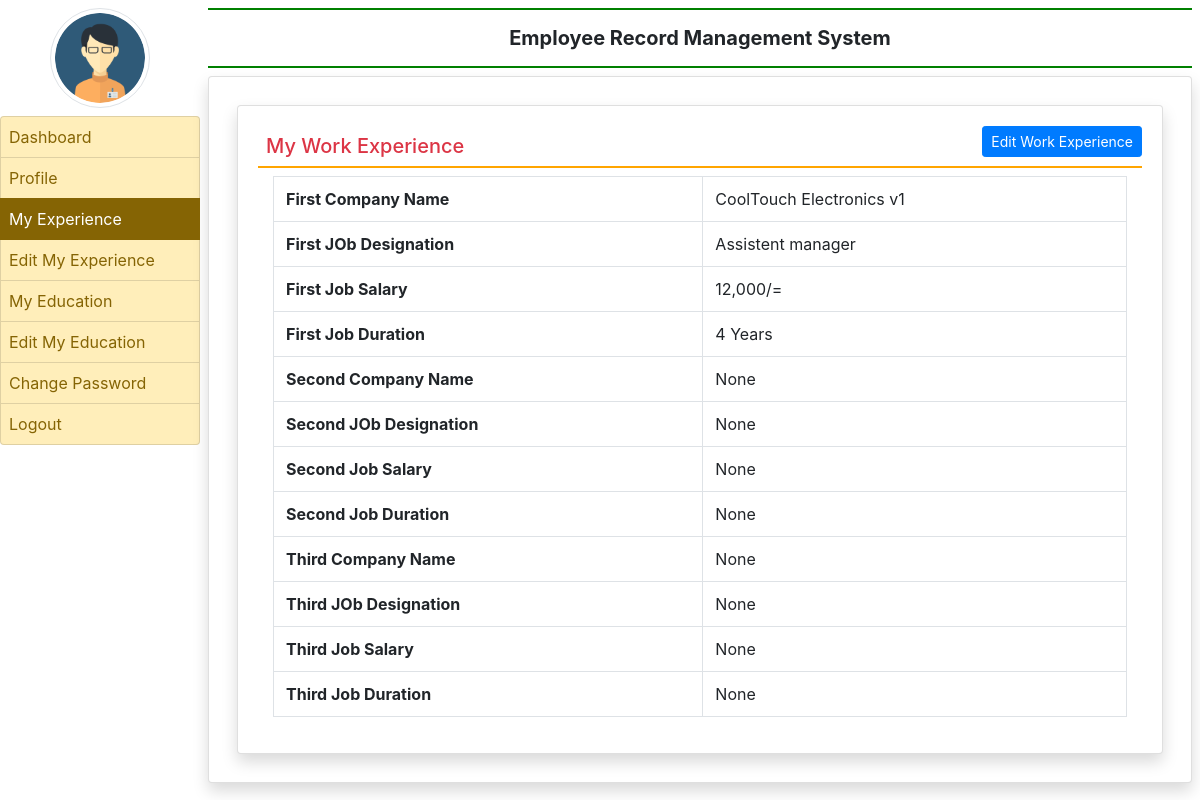
Screenshot of /my_experience/ (signed in) with the database file from the repository.
### employee/models.py (models this page shows, shortened)
class EmployeeExperience(models.Model):
    user = models.ForeignKey(User, on_delete=models.CASCADE)
    company1name = models.CharField(max_length=100, null=True)
    company1desig = models.CharField(max_length=100, null=True)
    company1salary = models.CharField(max_length=100, null=True)
    company1duration = models.CharField(max_length=100, null=True)
    company2name = models.CharField(max_length=100, null=True)
    company2desig = models.CharField(max_length=100, null=True)
    company2salary = models.CharField(max_length=100, null=True)
    company2duration = models.CharField(max_length=100, null=True)
    company3name = models.CharField(max_length=100, null=True)
    company3desig = models.CharField(max_length=100, null=True)
    company3salary = models.CharField(max_length=100, null=True)
    company3duration = models.CharField(max_length=100, null=True)

### employee/views.py (the view)
# urls.py: path('my_experience/', views.my_experience, name='my_experience'),
def my_experience(request):
    if not request.user.is_authenticated:
        return redirect('emp_login')
    user = request.user
    experience = EmployeeExperience.objects.get(user=user)
    return render(request, 'my_experience.html', locals())

### employee/templates/my_experience.html
{% extends 'emp_base.html' %}
{% block main %}
<div class="card shadow m-2">
    <div class="card-body">
        <a href="{% url 'edit_myexperience' %}" class="btn btn-primary float-right btn-sm">Edit Work Experience</a>
        <h5 class="p-2 text-danger" style="border-bottom : 2px solid orange">My Work Experience</h5>
        <div class="container-fluid">
            <table class="table table-bordered">
                <tr>
                    <th>First Company Name</th>
                    <td>{{experience.company1name}}</td>
                </tr>
                <tr>
                    <th>First JOb Designation</th>
                    <td>{{experience.company1desig}}</td>
                </tr>
                <tr>
                    <th>First Job Salary</th>
                    <td>{{experience.company1salary}}</td>
                </tr>
                <tr>
                    <th>First Job Duration</th>
                    <td>{{experience.company1duration}}</td>
                </tr>
                <tr>
                    <th>Second Company Name</th>
                    <td>{{experience.company2name}}</td>
                </tr>
                <tr>
                    <th>Second JOb Designation</th>
                    <td>{{experience.company2desig}}</td>
                </tr>
                <tr>
                    <th>Second Job Salary</th>
                    <td>{{experience.company2salary}}</td>
                </tr>
                <tr>
                    <th>Second Job Duration</th>
                    <td>{{experience.company2duration}}</td>
                </tr>
                <tr>
                    <th>Third Company Name</th>
                    <td>{{experience.company3name}}</td>
                </tr>
                <tr>
                    <th>Third JOb Designation</th>
                    <td>{{experience.company3desig}}</td>
                </tr>
                <tr>
                    <th>Third Job Salary</th>
                    <td>{{experience.company3salary}}</td>
                </tr>
                <tr>
                    <th>Third Job Duration</th>
                    <td>{{experience.company3duration}}</td>
                </tr>
            </table>
        </div>
    </div>
</div>
{% endblock %}

### rows the page displays
EmployeeExperience: company1name "CoolTouch Electronics v1", company1desig "Assistent manager", company1salary "12,000/=", company1duration "4 Years", company2name "None", company2desig "None", company2salary "None", company2duration "None", company3name "None", company3desig "None", company3salary "None", company3duration "None"
